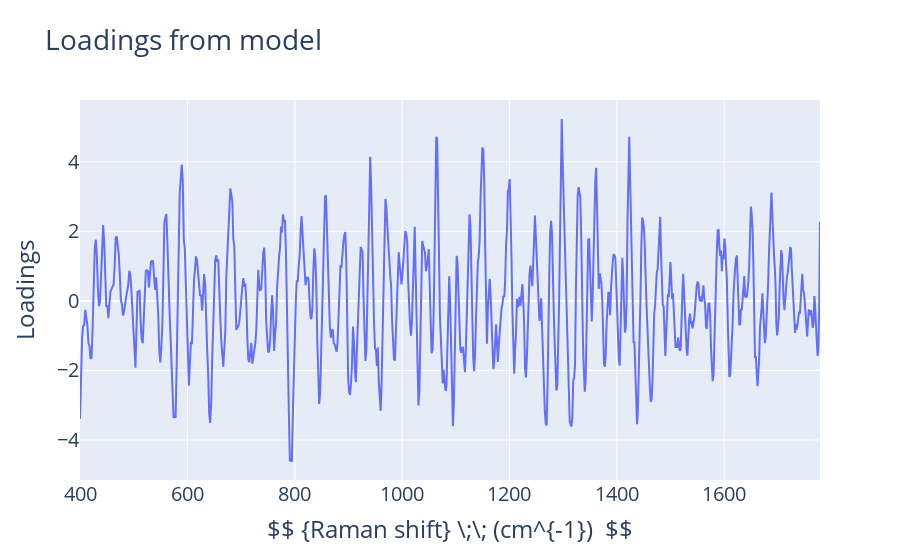

Notebook source saved alongside this figure:
### Code cell
las = Lasso(alpha = 1e-06).fit(X_train, y_train)
wei = np.zeros((X_train.shape[1]))
# Selecting not null regression weights
k = 0
for i in np.where(las.coef_!=0)[0]:
    wei[i] = reg.coef_[k]
    k+=1
for i in np.where(las.coef_==0)[0]:
    wei[i] = 0


fig = go.Figure()
fig.add_trace(go.Scatter(x = x_axis,
                                 y= savgol_filter(wei,9,3),
                       mode='lines'))

fig.update_xaxes(title_text = '$$ {Raman shift} \;\; (cm^{-1})  $$')
fig.update_yaxes(title_text='Loadings')
fig.update_layout( title='Loadings from model' ,  font=dict(
        size=20
    )
)
fig.show()

### Figure 1 — Plotly figure (JSON) as saved in the notebook; plotly's stock layout.template omitted (floating-point values rounded to 4 significant figures; data arrays with more than 128 entries replaced by an {"elided": "..."} marker saying what was removed)
{"data": [{"mode": "lines", "type": "scatter", "x": {"elided": "804 float values"}, "y": {"elided": "804 float values"}}], "layout": {"font": {"size": 20}, "title": {"text": "Loadings from model"}, "xaxis": {"title": {"text": "$$ {Raman shift} \\;\\; (cm^{-1})  $$"}}, "yaxis": {"title": {"text": "Loadings"}}}}
